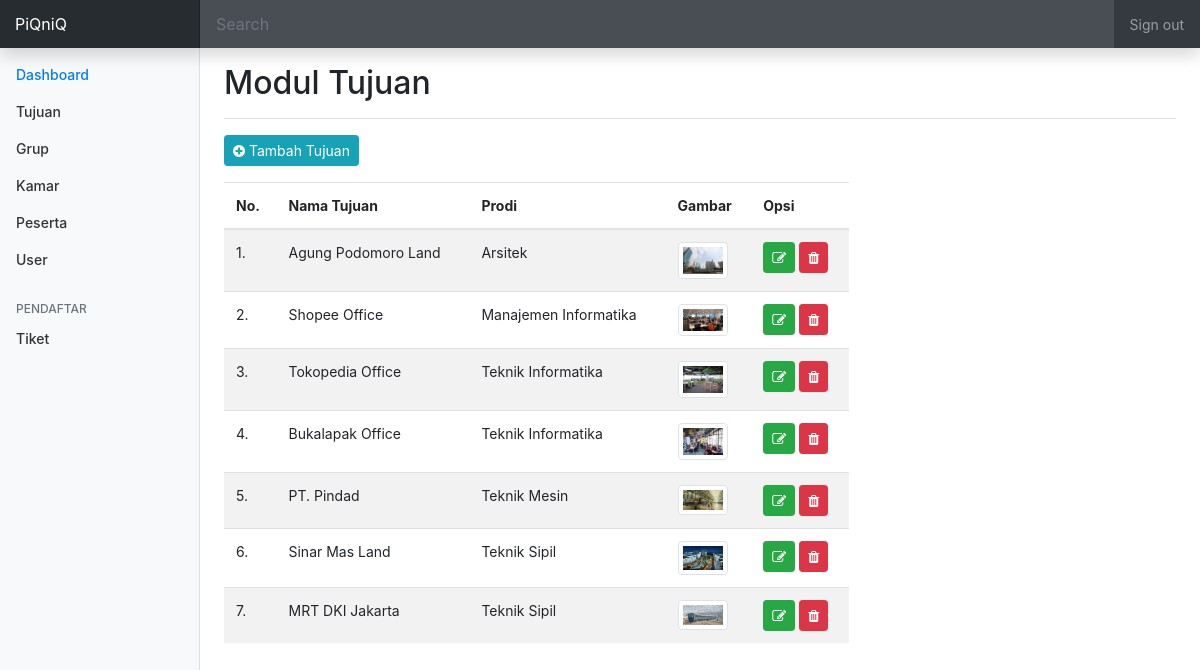
The app's page /administrator/index.php?modul=tujuan (signed in) with its own data.
### tables this page shows
CREATE TABLE `tujuan` (
  `tujuan_id` int(11) NOT NULL,
  `nama_tujuan` varchar(100) NOT NULL,
  `prodi` varchar(100) NOT NULL,
  `image` varchar(255) DEFAULT NULL,
  `keterangan` text NOT NULL
);

### config/config.php (called while the page is built, shortened)
<?php
class Database{
    private $host = "localhost";
    private $user = "root";
    private $pass = "Coyg2018";
    private $dbnm = "piknik";
    public $db;
    public function __construct()
    {
        if(!isset($this->db)){
            $this->db = new mysqli($this->host, $this->user, $this->pass, $this->dbnm);
        }
        return $this->db;
    }
}
?>

### administrator/action/tujuan.php (called while the page is built, shortened)
<?php
require_once("action/crud.php");
$tujuan = new Crud();

### administrator/action/crud.php (called while the page is built, shortened)
<?php
include "../config/config.php";
class Crud extends Database
{
    public function getData($query)
    {
        $result = $this->db->query($query);
        $rows = array();
        while ($row = $result->fetch_assoc()) {
            $rows[] = $row;
        }
        return $rows;
    }
}

### administrator/modul/tujuan.php (the view, shortened to what this page needs)
<?php
require_once("action/tujuan.php");
?>
<div class="row">
    <div class="col-lg-12">
        <div class="panel panel-default">
            <div class="panel-heading">
                <a href="?modul=tujuan&act=tambah" class="btn btn-info btn-sm"><i class="fa fa-plus-circle" aria-hidden="true"></i> Tambah Tujuan</a>
            </div>
            <div class="panel-body">
                <div class="row">
                    <div class="col-lg-8">
                    <table id="dataku" class="table table-striped">
                        <thead>
                            <tr>
                                <th>No.</th>
                                <th>Nama Tujuan</th>
                                <th>Prodi</th>
                                <th>Gambar</th>
                                <th>Opsi</th>
                            </tr>
                        </thead>
                        <tbody>
                            <?php
                            $query = "SELECT * FROM tujuan ORDER BY prodi";
                            $data = $tujuan->getData($query);
                            $no = 1;
                            foreach ($data as $key => $res) {
                                $gambar = '';
                                if($res["image"] != '')
                                {
                                    $gambar = '<img src="upload/'.$res["image"].'" class="img-thumbnail" width="50" height="35" alt="No Image"/>';
                                }
                                else
                                {
                                    $gambar = '';
                                }
                                echo'<tr class="odd gradeX">
                                <td>'.$no.'.</td>
                                <td>'.$res['nama_tujuan'].'</td>
                                <td>'.$res['prodi'].'</td>
                                <td>'.$gambar.'</td>
                                <td class="center">
                                    <a href="?modul=tujuan&act=edit&id='.$res['tujuan_id'].'" class="btn btn-success btn-sm"><i class="fa fa-edit" aria-hidden="true"></i></a>
                                    <a href="?modul=tujuan&act=delete&id='.$res['tujuan_id'].'" class="btn btn-danger btn-sm"><i class="fa fa-trash" aria-hidden="true"></i></a>
                                </td>
                                </tr>';
                                $no++;
                            }
                            ?>
                        </tbody>
                    </table>
                    </div>
                    <div class="col-lg-4">
                    </div>
                </div>
            </div>
        </div>
    </div>
</div>

### assets/css/dashboard.css (style rules this page uses)
body { font-size: .875rem; }

### records on screen
tujuan: nama_tujuan "Agung Podomoro Land", prodi "Arsitek", image (picture)
tujuan: nama_tujuan "Shopee Office", prodi "Manajemen Informatika", image (picture)
tujuan: nama_tujuan "Tokopedia Office", prodi "Teknik Informatika", image (picture)
tujuan: nama_tujuan "Bukalapak Office", prodi "Teknik Informatika", image (picture)
tujuan: nama_tujuan "PT. Pindad", prodi "Teknik Mesin", image (picture)
tujuan: nama_tujuan "Sinar Mas Land", prodi "Teknik Sipil", image (picture)
tujuan: nama_tujuan "MRT DKI Jakarta", prodi "Teknik Sipil", image (picture)

### other values on screen
$_GET['modul'] "Tujuan"
